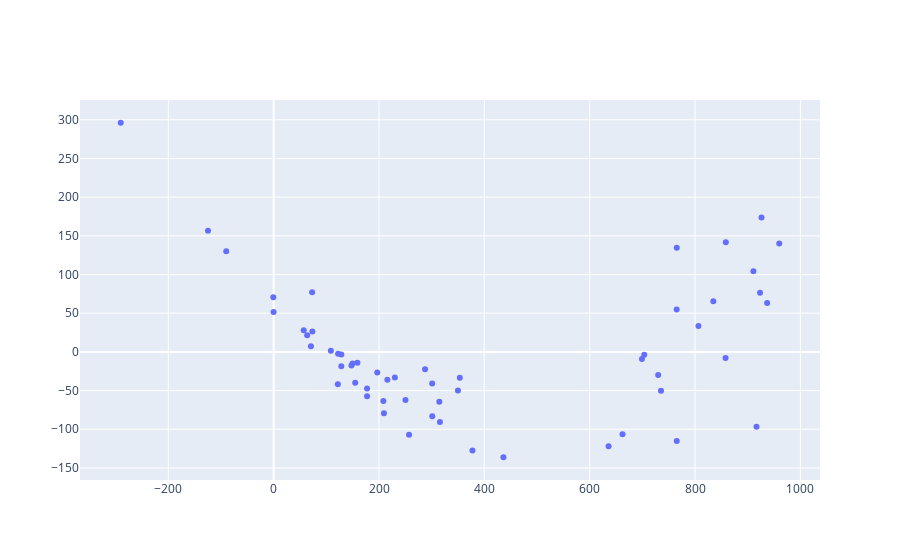

Notebook code for this chart:
### Code cell
import plotly.graph_objects as go
res_plot = go.Figure(go.Scatter(x=y_hat, y = y-y_hat,mode='markers'))

res_plot.show()
